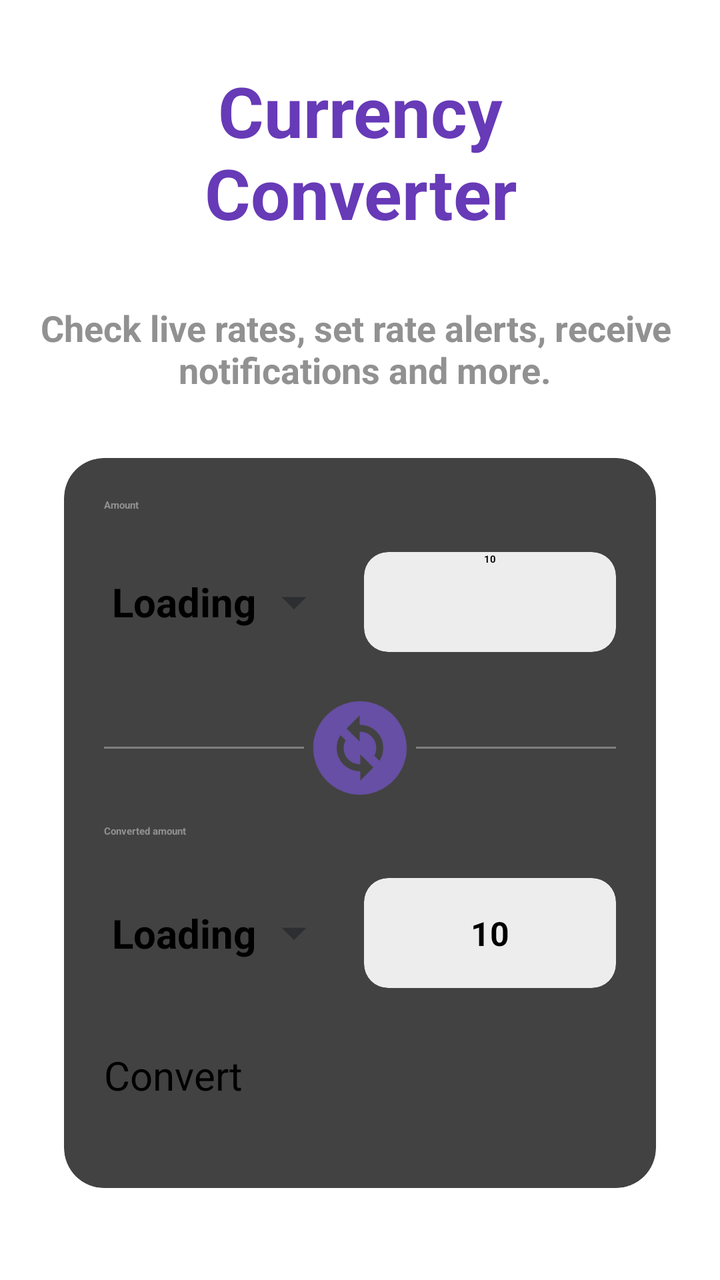
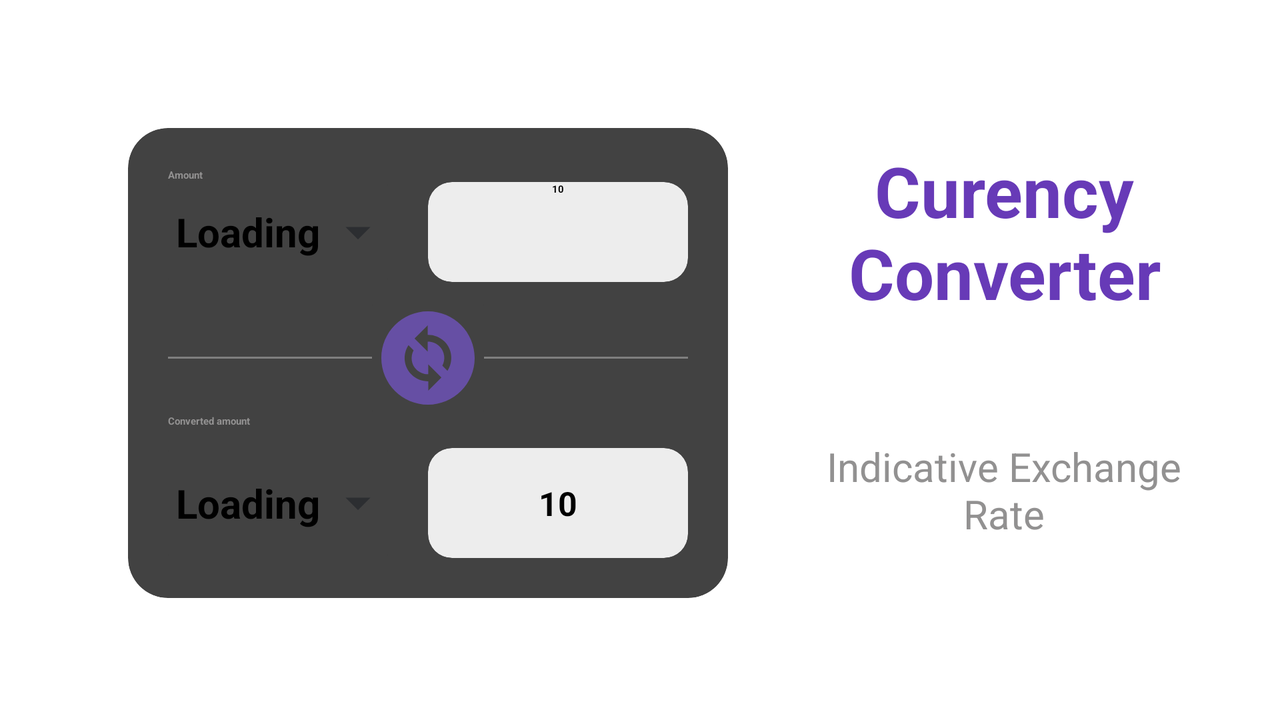

An Android layout and its configuration variant, each rendered on a device that would load it. The default file and the variant file are quoted in full after the pictures.
<!-- AndroidManifest.xml: activity theme Theme.App.SplashScreen -->
<!-- res/layout/activity_main.xml -->
<?xml version="1.0" encoding="utf-8"?>
<androidx.constraintlayout.widget.ConstraintLayout xmlns:android="http://schemas.android.com/apk/res/android"
    xmlns:app="http://schemas.android.com/apk/res-auto"
    xmlns:tools="http://schemas.android.com/tools"
    android:id="@+id/main"
    android:layout_width="match_parent"
    android:layout_height="match_parent"
    tools:context="MainActivity">

    <TextView
        android:id="@+id/textTitle"
        android:layout_width="match_parent"
        android:layout_height="wrap_content"
        android:layout_marginStart="32dp"
        android:layout_marginTop="32dp"
        android:layout_marginEnd="32dp"
        android:text="Currency Converter"
        android:textAlignment="center"
        android:textColor="#673AB7"
        android:textSize="35dp"
        android:textStyle="bold"
        app:layout_constraintEnd_toEndOf="parent"
        app:layout_constraintStart_toStartOf="parent"
        app:layout_constraintTop_toTopOf="parent" />

    <androidx.cardview.widget.CardView

        android:id="@+id/cardView"
        android:layout_width="match_parent"
        android:layout_height="wrap_content"
        android:layout_marginStart="32dp"
        android:layout_marginTop="32dp"
        android:layout_marginEnd="32dp"
        app:cardCornerRadius="20dp"
        app:cardElevation="4dp"
        app:layout_constraintEnd_toEndOf="parent"
        app:layout_constraintStart_toStartOf="parent"
        app:layout_constraintTop_toBottomOf="@+id/textView2">

        <LinearLayout
            android:layout_width="match_parent"
            android:layout_height="match_parent"
            android:orientation="vertical"
            android:padding="20dp">

            <TextView
                android:layout_width="match_parent"
                android:layout_height="wrap_content"
                android:text="Amount"
                android:textColor="#929191"
                android:textStyle="bold" />

            <LinearLayout
                android:layout_width="match_parent"
                android:layout_height="wrap_content"
                android:layout_marginVertical="20dp"
                android:orientation="horizontal">

                <androidx.cardview.widget.CardView
                    android:id="@+id/cardFrom"
                    android:layout_width="wrap_content"
                    android:layout_height="match_parent"
                    app:cardElevation="0dp">

                    <LinearLayout

                        android:layout_width="match_parent"
                        android:layout_height="match_parent">

                        <TextView
                            android:id="@+id/txtFromCurrency"
                            android:layout_width="80dp"
                            android:layout_height="match_parent"
                            android:contentDescription="From currency text"
                            android:gravity="center"
                            android:text="Loading"
                            android:textSize="20dp"
                            android:textStyle="bold" />

                        <ImageView
                            android:layout_width="30dp"
                            android:layout_height="30dp"
                            android:layout_gravity="center"
                            android:src="@drawable/baseline_arrow_drop_down_24" />
                    </LinearLayout>
                </androidx.cardview.widget.CardView>


                <androidx.cardview.widget.CardView
                    android:layout_width="match_parent"
                    android:layout_height="wrap_content"
                    android:layout_marginLeft="20dp"
                    app:cardBackgroundColor="#EDEDED"
                    app:cardCornerRadius="12dp">

                    <EditText
                        android:id="@+id/edtAmount"
                        android:layout_width="match_parent"
                        android:layout_height="150px"
                        android:background="@android:color/transparent"
                        android:inputType="numberDecimal"
                        android:text="10"
                        android:textAlignment="center"
                        android:textStyle="bold" />
                </androidx.cardview.widget.CardView>
            </LinearLayout>

            <FrameLayout
                android:layout_width="match_parent"
                android:layout_height="wrap_content">

                <com.google.android.material.divider.MaterialDivider
                    android:layout_width="match_parent"
                    android:layout_height="1dp"
                    android:layout_gravity="center"
                    android:layout_marginTop="20dp"
                    android:layout_marginBottom="20dp" />

                <androidx.cardview.widget.CardView
                    android:layout_width="56dp"
                    android:layout_height="56dp"
                    android:layout_gravity="center"
                    app:cardElevation="0dp">

                    <Button
                        android:id="@+id/btnIcon"
                        android:layout_width="56dp"
                        android:layout_height="56dp"
                        android:layout_gravity="center"
                        android:background="@drawable/baseline_change_circle_24"
                        android:contentDescription="text" />
                </androidx.cardview.widget.CardView> 
            </FrameLayout>

            <TextView
                android:layout_width="match_parent"
                android:layout_height="wrap_content"
                android:layout_marginTop="10dp"
                android:text="Converted amount"
                android:textColor="#929191"
                android:textStyle="bold" />

            <LinearLayout
                android:layout_width="match_parent"
                android:layout_height="wrap_content"
                android:layout_marginVertical="20dp"
                android:orientation="horizontal">

                <androidx.cardview.widget.CardView
                    android:id="@+id/cardTo"
                    android:layout_width="wrap_content"
                    android:layout_height="match_parent"
                    app:cardElevation="0dp">

                    <LinearLayout
                        android:layout_width="match_parent"
                        android:layout_height="match_parent">

                        <TextView
                            android:id="@+id/txtToCurrency"
                            android:layout_width="80dp"
                            android:layout_height="55dp"
                            android:contentDescription="To currency text"
                            android:gravity="center"
                            android:text="Loading"
                            android:textSize="20dp"
                            android:textStyle="bold" />

                        <ImageView
                            android:layout_width="30dp"
                            android:layout_height="30dp"
                            android:layout_gravity="center"
                            android:src="@drawable/baseline_arrow_drop_down_24" />
                    </LinearLayout>
                </androidx.cardview.widget.CardView>

                <androidx.cardview.widget.CardView
                    android:layout_width="match_parent"
                    android:layout_height="match_parent"
                    android:layout_marginLeft="20dp"
                    app:cardBackgroundColor="#EDEDED"
                    app:cardCornerRadius="12dp">

                    <TextView
                        android:id="@+id/txtConverted"
                        android:layout_width="match_parent"
                        android:layout_height="match_parent"
                        android:gravity="center"
                        android:text="10"
                        android:textSize="50px"
                        android:textStyle="bold" />
                </androidx.cardview.widget.CardView>

            </LinearLayout>

            <Button
                android:id="@+id/btnConvert"
                android:layout_width="match_parent"
                android:layout_height="150px"
                android:layout_marginTop="10dp"
                android:text="Convert"
                android:textSize="20sp" />

        </LinearLayout>
    </androidx.cardview.widget.CardView>

    <TextView

        android:id="@+id/txtExchangeRate"
        android:layout_width="match_parent"
        android:layout_height="wrap_content"
        android:layout_marginStart="32dp"
        android:layout_marginTop="24dp"
        android:layout_marginEnd="32dp"
        android:text="1 USD = 23 VND"
        android:visibility="invisible"
        android:textStyle="bold"
        android:textSize="20sp"
        app:layout_constraintEnd_toEndOf="parent"
        app:layout_constraintHorizontal_bias="0.0"
        app:layout_constraintStart_toStartOf="parent"
        app:layout_constraintTop_toBottomOf="@+id/textView" />

    <TextView
        android:id="@+id/textView"
        android:layout_width="match_parent"
        android:layout_height="wrap_content"
        android:layout_marginStart="32dp"
        android:layout_marginTop="32dp"
        android:layout_marginEnd="32dp"
        android:layout_marginBottom="16dp"
        android:maxLines="2"
        android:visibility="invisible"
        android:text="Indicative Exchange Rate"
        android:textColor="#929191"
        android:textSize="20sp"
        app:layout_constraintBottom_toTopOf="@+id/txtExchangeRate"
        app:layout_constraintEnd_toEndOf="parent"
        app:layout_constraintStart_toStartOf="parent"
        app:layout_constraintTop_toBottomOf="@+id/cardView" />

    <TextView
        android:textColor="#929191"
        android:textStyle="bold"
        android:textAlignment="center"
        android:textSize="18sp"
        android:id="@+id/textView2"
        android:layout_width="wrap_content"
        android:layout_height="wrap_content"
        android:layout_marginTop="32dp"
        android:layout_marginBottom="32dp"
        android:text="Check live rates, set rate alerts, receive \n notifications and more."
        app:layout_constraintBottom_toTopOf="@+id/cardView"
        app:layout_constraintEnd_toEndOf="parent"
        app:layout_constraintStart_toStartOf="parent"
        app:layout_constraintTop_toBottomOf="@+id/textTitle" />
</androidx.constraintlayout.widget.ConstraintLayout>
<!-- resources referenced by this layout -->
<resources>
  <!-- drawable baseline_arrow_drop_down_24 (drawable) -->
  <vector xmlns:android="http://schemas.android.com/apk/res/android" android:height="24dp" android:tint="#2C2E31" android:viewportHeight="24" android:viewportWidth="24" android:width="24dp">
        
      <path android:fillColor="@android:color/white" android:pathData="M7,10l5,5 5,-5z"/>
      
  </vector>
  <!-- drawable baseline_change_circle_24 (drawable) -->
  <vector xmlns:android="http://schemas.android.com/apk/res/android" android:height="24dp" android:tint="#664FA4" android:viewportHeight="24" android:viewportWidth="24" android:width="24dp">
        
      <path android:fillColor="@android:color/white" android:pathData="M12,2C6.48,2 2,6.48 2,12c0,5.52 4.48,10 10,10s10,-4.48 10,-10C22,6.48 17.52,2 12,2zM12.06,19v-2.01c-0.02,0 -0.04,0 -0.06,0c-1.28,0 -2.56,-0.49 -3.54,-1.46c-1.71,-1.71 -1.92,-4.35 -0.64,-6.29l1.1,1.1c-0.71,1.33 -0.53,3.01 0.59,4.13c0.7,0.7 1.62,1.03 2.54,1.01v-2.14l2.83,2.83L12.06,19zM16.17,14.76l-1.1,-1.1c0.71,-1.33 0.53,-3.01 -0.59,-4.13C13.79,8.84 12.9,8.5 12,8.5c-0.02,0 -0.04,0 -0.06,0v2.15L9.11,7.83L11.94,5v2.02c1.3,-0.02 2.61,0.45 3.6,1.45C17.24,10.17 17.45,12.82 16.17,14.76z"/>
      
  </vector>
  <style name="Theme.App.SplashScreen" parent="Theme.SplashScreen">
          <item name="windowSplashScreenBackground">@color/white</item>
          <item name="windowSplashScreenAnimatedIcon">@drawable/baseline_attach_money_24</item>
          <item name="postSplashScreenTheme">@style/Base.Theme.TymeXTest</item>
      </style>
  <!-- drawable baseline_attach_money_24 (drawable) -->
  <vector xmlns:android="http://schemas.android.com/apk/res/android" android:height="24dp" android:tint="#664FA4" android:viewportHeight="24" android:viewportWidth="24" android:width="24dp">
        
      <path android:fillColor="@android:color/white" android:pathData="M11.8,10.9c-2.27,-0.59 -3,-1.2 -3,-2.15 0,-1.09 1.01,-1.85 2.7,-1.85 1.78,0 2.44,0.85 2.5,2.1h2.21c-0.07,-1.72 -1.12,-3.3 -3.21,-3.81V3h-3v2.16c-1.94,0.42 -3.5,1.68 -3.5,3.61 0,2.31 1.91,3.46 4.7,4.13 2.5,0.6 3,1.48 3,2.41 0,0.69 -0.49,1.79 -2.7,1.79 -2.06,0 -2.87,-0.92 -2.98,-2.1h-2.2c0.12,2.19 1.76,3.42 3.68,3.83V21h3v-2.15c1.95,-0.37 3.5,-1.5 3.5,-3.55 0,-2.84 -2.43,-3.81 -4.7,-4.4z"/>
      
  </vector>
  <style name="Base.Theme.TymeXTest" parent="Theme.Material3.DayNight.NoActionBar">
          
          
      </style>
</resources>
<!-- res/layout-land/activity_main.xml (the repository's variant of the layout above) -->
<!-- drawn on the phone turned sideways -->
<?xml version="1.0" encoding="utf-8"?>
<androidx.constraintlayout.widget.ConstraintLayout xmlns:android="http://schemas.android.com/apk/res/android"
    xmlns:app="http://schemas.android.com/apk/res-auto"
    xmlns:tools="http://schemas.android.com/tools"
    android:id="@+id/main"
    android:layout_width="match_parent"
    android:layout_height="match_parent"
    tools:context="MainActivity">

    <LinearLayout
        android:orientation="horizontal"
        android:layout_width="match_parent"
        android:layout_height="match_parent"
        android:layout_marginStart="32dp"
        android:layout_marginTop="32dp"
        android:layout_marginEnd="32dp"
        android:layout_marginBottom="32dp"
        app:layout_constraintBottom_toBottomOf="parent"
        app:layout_constraintEnd_toEndOf="parent"
        app:layout_constraintStart_toStartOf="parent"
        app:layout_constraintTop_toTopOf="parent">
        <androidx.cardview.widget.CardView
            android:id="@+id/cardView"
            android:layout_width="300dp"
            android:layout_height="wrap_content"
            android:layout_marginStart="32dp"
            android:layout_marginTop="32dp"
            android:layout_marginEnd="32dp"
            app:cardCornerRadius="20dp"
            app:cardElevation="4dp"
            app:layout_constraintEnd_toEndOf="parent"
            app:layout_constraintStart_toStartOf="parent"
            app:layout_constraintTop_toTopOf="parent">

            <LinearLayout
                android:layout_width="match_parent"
                android:layout_height="match_parent"
                android:orientation="vertical"
                android:padding="20dp">

                <TextView
                    android:layout_width="match_parent"
                    android:layout_height="wrap_content"
                    android:text="Amount"
                    android:textColor="#929191"
                    android:textStyle="bold" />

                <LinearLayout
                    android:layout_width="match_parent"
                    android:layout_height="wrap_content"
                    android:layout_marginBottom="10dp"
                    android:orientation="horizontal">

                    <androidx.cardview.widget.CardView
                        android:id="@+id/cardFrom"
                        android:layout_width="wrap_content"
                        android:layout_height="match_parent"
                        app:cardElevation="0dp">

                        <LinearLayout

                            android:layout_width="match_parent"
                            android:layout_height="match_parent">

                            <TextView
                                android:id="@+id/txtFromCurrency"
                                android:layout_width="80dp"
                                android:layout_height="match_parent"
                                android:contentDescription="From currency text"
                                android:gravity="center"
                                android:text="Loading"
                                android:textSize="20dp"
                                android:textStyle="bold" />

                            <ImageView
                                android:layout_width="30dp"
                                android:layout_height="30dp"
                                android:layout_gravity="center"
                                android:src="@drawable/baseline_arrow_drop_down_24" />
                        </LinearLayout>
                    </androidx.cardview.widget.CardView>


                    <androidx.cardview.widget.CardView
                        android:layout_width="match_parent"
                        android:layout_height="wrap_content"
                        android:layout_marginLeft="20dp"
                        app:cardBackgroundColor="#EDEDED"
                        app:cardCornerRadius="12dp">

                        <EditText
                            android:id="@+id/edtAmount"
                            android:layout_width="match_parent"
                            android:layout_height="150px"
                            android:background="@android:color/transparent"
                            android:inputType="numberDecimal"
                            android:text="10"
                            android:textAlignment="center"
                            android:textStyle="bold" />
                    </androidx.cardview.widget.CardView>
                </LinearLayout>

                <FrameLayout
                    android:layout_width="match_parent"
                    android:layout_height="wrap_content">

                    <com.google.android.material.divider.MaterialDivider
                        android:layout_width="match_parent"
                        android:layout_height="1dp"
                        android:layout_gravity="center"
                        android:layout_marginTop="20dp"
                        android:layout_marginBottom="20dp" />

                    <androidx.cardview.widget.CardView
                        android:layout_width="56dp"
                        android:layout_height="56dp"
                        android:layout_gravity="center"
                        app:cardElevation="0dp">

                        <Button
                            android:id="@+id/btnIcon"
                            android:layout_width="56dp"
                            android:layout_height="56dp"
                            android:layout_gravity="center"
                            android:background="@drawable/baseline_change_circle_24"
                            android:contentDescription="text" />
                    </androidx.cardview.widget.CardView> 
                </FrameLayout>

                <TextView
                    android:layout_width="match_parent"
                    android:layout_height="wrap_content"
                    android:text="Converted amount"
                    android:textColor="#929191"
                    android:textStyle="bold" />

                <LinearLayout
                    android:layout_width="match_parent"
                    android:layout_height="wrap_content"
                    android:layout_marginTop="10dp"
                    android:orientation="horizontal">

                    <androidx.cardview.widget.CardView
                        android:id="@+id/cardTo"
                        android:layout_width="wrap_content"
                        android:layout_height="match_parent"
                        app:cardElevation="0dp">

                        <LinearLayout
                            android:layout_width="match_parent"
                            android:layout_height="match_parent">

                            <TextView
                                android:id="@+id/txtToCurrency"
                                android:layout_width="80dp"
                                android:layout_height="55dp"
                                android:contentDescription="To currency text"
                                android:gravity="center"
                                android:text="Loading"
                                android:textSize="20dp"
                                android:textStyle="bold" />

                            <ImageView
                                android:layout_width="30dp"
                                android:layout_height="30dp"
                                android:layout_gravity="center"
                                android:src="@drawable/baseline_arrow_drop_down_24" />
                        </LinearLayout>
                    </androidx.cardview.widget.CardView>

                    <androidx.cardview.widget.CardView
                        android:layout_width="match_parent"
                        android:layout_height="match_parent"
                        android:layout_marginLeft="20dp"
                        app:cardBackgroundColor="#EDEDED"
                        app:cardCornerRadius="12dp">

                        <TextView
                            android:id="@+id/txtConverted"
                            android:layout_width="match_parent"
                            android:layout_height="match_parent"
                            android:gravity="center"
                            android:text="10"
                            android:textSize="50px"
                            android:textStyle="bold" />
                    </androidx.cardview.widget.CardView>

                </LinearLayout>
            </LinearLayout>
        </androidx.cardview.widget.CardView>
       <LinearLayout
           android:orientation="vertical"
           android:layout_marginVertical="40dp"
           android:layout_width="match_parent"
           android:layout_height="match_parent">

               <TextView
                   android:textStyle="bold"
                   android:textColor="#673AB7"
                   android:id="@+id/textTitle"
                   android:layout_width="match_parent"
                   android:layout_height="wrap_content"
                   android:text="Curency Converter"
                   android:layout_marginBottom="40dp"
                   android:textAlignment="center"
                   android:textSize="35sp"
                   app:layout_constraintEnd_toEndOf="parent"
                   app:layout_constraintStart_toStartOf="parent"
                   app:layout_constraintTop_toTopOf="parent" />


               <TextView
                   android:textAlignment="center"
                   android:layout_marginVertical="20dp"
                   android:id="@+id/textView"
                   android:layout_width="match_parent"
                   android:layout_height="wrap_content"
                   android:maxLines="2"
                   android:visibility="visible"
                   android:text="Indicative Exchange Rate"
                   android:textColor="#929191"
                   android:textSize="20sp"
                   />
           <TextView
               android:textAlignment="center"
               android:id="@+id/txtExchangeRate"
               android:layout_width="match_parent"
               android:layout_height="wrap_content"
               android:text="1 USD = 23 VND"
               android:visibility="visible"
               android:textStyle="bold"
               android:textSize="20sp"
               />
           <Button
               android:layout_marginTop="20dp"
               android:layout_gravity="bottom"
               android:id="@+id/btnConvert"
               android:layout_width="match_parent"
               android:layout_height="150px"
               android:text="Convert"
               android:textSize="20sp" />
       </LinearLayout>
    </LinearLayout>
</androidx.constraintlayout.widget.ConstraintLayout>
